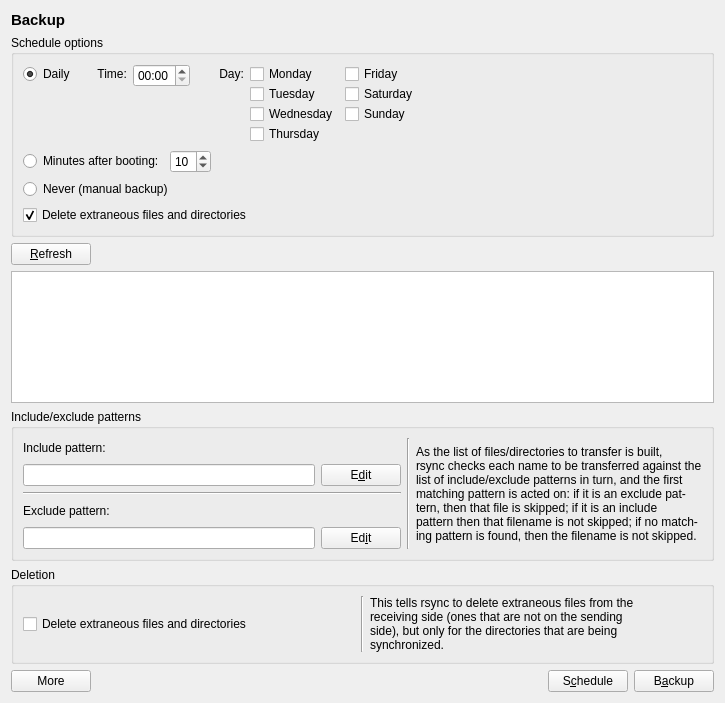
<ui version="4.0" >
 <class>BackupForm</class>
 <widget class="QWidget" name="BackupForm" >
  <property name="geometry" >
   <rect>
    <x>0</x>
    <y>0</y>
    <width>725</width>
    <height>703</height>
   </rect>
  </property>
  <property name="windowTitle" >
   <string>Form</string>
  </property>
  <layout class="QVBoxLayout" >
   <item>
    <layout class="QHBoxLayout" >
     <item>
      <widget class="QLabel" name="labelTitle" >
       <property name="font" >
        <font>
         <pointsize>11</pointsize>
         <weight>75</weight>
         <bold>true</bold>
        </font>
       </property>
       <property name="text" >
        <string>Backup</string>
       </property>
      </widget>
     </item>
     <item>
      <spacer>
       <property name="orientation" >
        <enum>Qt::Horizontal</enum>
       </property>
       <property name="sizeHint" stdset="0" >
        <size>
         <width>0</width>
         <height>0</height>
        </size>
       </property>
      </spacer>
     </item>
    </layout>
   </item>
   <item>
    <widget class="QGroupBox" name="groupBoxSchedule" >
     <property name="enabled" >
      <bool>true</bool>
     </property>
     <property name="title" >
      <string>Schedule options</string>
     </property>
     <layout class="QVBoxLayout" >
      <item>
       <layout class="QGridLayout" >
        <property name="verticalSpacing" >
         <number>0</number>
        </property>
        <item row="0" column="0" >
         <widget class="QRadioButton" name="radioButtonDaily" >
          <property name="text" >
           <string>Daily</string>
          </property>
          <property name="checked" >
           <bool>true</bool>
          </property>
         </widget>
        </item>
        <item row="0" column="1" >
         <widget class="QLabel" name="labelTime" >
          <property name="text" >
           <string>     Time:</string>
          </property>
         </widget>
        </item>
        <item rowspan="2" row="0" column="2" >
         <layout class="QVBoxLayout" >
          <item>
           <widget class="QTimeEdit" name="timeEditTime" >
            <property name="sizePolicy" >
             <sizepolicy vsizetype="Preferred" hsizetype="Minimum" >
              <horstretch>0</horstretch>
              <verstretch>0</verstretch>
             </sizepolicy>
            </property>
            <property name="displayFormat" >
             <string>hh:mm</string>
            </property>
            <property name="time" >
             <time>
              <hour>0</hour>
              <minute>0</minute>
              <second>0</second>
             </time>
            </property>
           </widget>
          </item>
          <item>
           <spacer name="verticalSpacer" >
            <property name="orientation" >
             <enum>Qt::Vertical</enum>
            </property>
            <property name="sizeHint" stdset="0" >
             <size>
              <width>40</width>
              <height>20</height>
             </size>
            </property>
           </spacer>
          </item>
         </layout>
        </item>
        <item row="0" column="3" >
         <widget class="QLabel" name="labelDate" >
          <property name="text" >
           <string>       Day:</string>
          </property>
         </widget>
        </item>
        <item row="0" column="4" >
         <widget class="QCheckBox" name="checkBoxMonday" >
          <property name="text" >
           <string>Monday</string>
          </property>
         </widget>
        </item>
        <item row="1" column="4" >
         <widget class="QCheckBox" name="checkBoxTuesday" >
          <property name="text" >
           <string>Tuesday</string>
          </property>
         </widget>
        </item>
        <item row="2" column="4" >
         <widget class="QCheckBox" name="checkBoxWednesday" >
          <property name="text" >
           <string>Wednesday</string>
          </property>
         </widget>
        </item>
        <item row="3" column="4" >
         <widget class="QCheckBox" name="checkBoxThursday" >
          <property name="text" >
           <string>Thursday</string>
          </property>
         </widget>
        </item>
        <item row="0" column="5" >
         <widget class="QCheckBox" name="checkBoxFriday" >
          <property name="text" >
           <string>Friday</string>
          </property>
         </widget>
        </item>
        <item row="1" column="5" >
         <widget class="QCheckBox" name="checkBoxSaturday" >
          <property name="text" >
           <string>Saturday</string>
          </property>
         </widget>
        </item>
        <item row="2" column="5" >
         <widget class="QCheckBox" name="checkBoxSunday" >
          <property name="text" >
           <string>Sunday</string>
          </property>
         </widget>
        </item>
        <item row="0" column="6" >
         <spacer name="horizontalSpacer" >
          <property name="orientation" >
           <enum>Qt::Horizontal</enum>
          </property>
          <property name="sizeHint" stdset="0" >
           <size>
            <width>40</width>
            <height>20</height>
           </size>
          </property>
         </spacer>
        </item>
       </layout>
      </item>
      <item>
       <layout class="QHBoxLayout" >
        <item>
         <widget class="QRadioButton" name="radioButtonMinutesAfterBooting" >
          <property name="enabled" >
           <bool>true</bool>
          </property>
          <property name="text" >
           <string>Minutes after booting:</string>
          </property>
         </widget>
        </item>
        <item>
         <widget class="QSpinBox" name="spinBoxMinutesAfterBooting" >
          <property name="value" >
           <number>10</number>
          </property>
         </widget>
        </item>
        <item>
         <spacer name="horizontalSpacer_2" >
          <property name="orientation" >
           <enum>Qt::Horizontal</enum>
          </property>
          <property name="sizeHint" stdset="0" >
           <size>
            <width>40</width>
            <height>20</height>
           </size>
          </property>
         </spacer>
        </item>
       </layout>
      </item>
      <item>
       <widget class="QRadioButton" name="radioButtonNoSchedule" >
        <property name="text" >
         <string>Never (manual backup)</string>
        </property>
       </widget>
      </item>
      <item>
       <widget class="QCheckBox" name="checkBoxDeleteExtraneous" >
        <property name="text" >
         <string>Delete extraneous files and directories</string>
        </property>
        <property name="checked" >
         <bool>true</bool>
        </property>
       </widget>
      </item>
     </layout>
    </widget>
   </item>
   <item>
    <layout class="QGridLayout" >
     <item row="0" column="0" colspan="2" >
      <widget class="QPushButton" name="btnRefresh" >
       <property name="text" >
        <string>&amp;Refresh</string>
       </property>
      </widget>
     </item>
     <item row="0" column="2" colspan="3" >
      <spacer>
       <property name="orientation" >
        <enum>Qt::Horizontal</enum>
       </property>
       <property name="sizeHint" stdset="0" >
        <size>
         <width>611</width>
         <height>20</height>
        </size>
       </property>
      </spacer>
     </item>
     <item row="1" column="0" colspan="5" >
      <widget class="QTreeView" name="treeView" />
     </item>
     <item row="2" column="0" colspan="5" >
      <widget class="QGroupBox" name="groupBoxPatterns" >
       <property name="title" >
        <string>Include/exclude patterns</string>
       </property>
       <layout class="QGridLayout" >
        <item row="0" column="0" >
         <widget class="QLabel" name="labelIncludePattern" >
          <property name="text" >
           <string>Include pattern:</string>
          </property>
         </widget>
        </item>
        <item row="0" column="1" colspan="2" >
         <spacer>
          <property name="orientation" >
           <enum>Qt::Horizontal</enum>
          </property>
          <property name="sizeHint" stdset="0" >
           <size>
            <width>231</width>
            <height>20</height>
           </size>
          </property>
         </spacer>
        </item>
        <item rowspan="5" row="0" column="3" >
         <widget class="Line" name="line" >
          <property name="orientation" >
           <enum>Qt::Vertical</enum>
          </property>
         </widget>
        </item>
        <item rowspan="5" row="0" column="4" >
         <widget class="QLabel" name="label" >
          <property name="text" >
           <string>As the list of files/directories to transfer is built,&#xd;
rsync checks each name to be transferred against the&#xd;
list of include/exclude patterns in turn, and the first&#xd;
matching pattern is acted on: if it is an exclude pat-&#xd;
tern, then that file is skipped; if it is an include&#xd;
pattern then that filename is not skipped; if no match-&#xd;
ing pattern is found, then the filename is not skipped.</string>
          </property>
         </widget>
        </item>
        <item row="1" column="0" colspan="2" >
         <widget class="QLineEdit" name="lineEditIncludePattern" >
          <property name="enabled" >
           <bool>true</bool>
          </property>
          <property name="text" >
           <string/>
          </property>
          <property name="readOnly" >
           <bool>true</bool>
          </property>
         </widget>
        </item>
        <item row="1" column="2" >
         <widget class="QPushButton" name="btnEditInclude" >
          <property name="sizePolicy" >
           <sizepolicy vsizetype="Fixed" hsizetype="Fixed" >
            <horstretch>0</horstretch>
            <verstretch>0</verstretch>
           </sizepolicy>
          </property>
          <property name="text" >
           <string>E&amp;dit</string>
          </property>
         </widget>
        </item>
        <item row="2" column="0" colspan="3" >
         <widget class="Line" name="line_3" >
          <property name="orientation" >
           <enum>Qt::Horizontal</enum>
          </property>
         </widget>
        </item>
        <item row="3" column="0" >
         <widget class="QLabel" name="labelExcludePattern" >
          <property name="text" >
           <string>Exclude pattern:</string>
          </property>
         </widget>
        </item>
        <item row="3" column="1" colspan="2" >
         <spacer>
          <property name="orientation" >
           <enum>Qt::Horizontal</enum>
          </property>
          <property name="sizeHint" stdset="0" >
           <size>
            <width>231</width>
            <height>20</height>
           </size>
          </property>
         </spacer>
        </item>
        <item row="4" column="0" colspan="2" >
         <widget class="QLineEdit" name="lineEditExcludePattern" >
          <property name="enabled" >
           <bool>true</bool>
          </property>
          <property name="readOnly" >
           <bool>true</bool>
          </property>
         </widget>
        </item>
        <item row="4" column="2" >
         <widget class="QPushButton" name="btnEditExclude" >
          <property name="sizePolicy" >
           <sizepolicy vsizetype="Fixed" hsizetype="Fixed" >
            <horstretch>0</horstretch>
            <verstretch>0</verstretch>
           </sizepolicy>
          </property>
          <property name="text" >
           <string>Ed&amp;it</string>
          </property>
         </widget>
        </item>
       </layout>
      </widget>
     </item>
     <item row="3" column="0" colspan="5" >
      <widget class="QGroupBox" name="groupBoxDeletion" >
       <property name="title" >
        <string>Deletion</string>
       </property>
       <layout class="QGridLayout" >
        <item row="0" column="0" >
         <widget class="QCheckBox" name="checkBoxDeleteExtraneous" >
          <property name="text" >
           <string>Delete extraneous files and directories</string>
          </property>
         </widget>
        </item>
        <item row="0" column="1" >
         <widget class="Line" name="line_2" >
          <property name="orientation" >
           <enum>Qt::Vertical</enum>
          </property>
         </widget>
        </item>
        <item row="0" column="2" >
         <widget class="QLabel" name="label_2" >
          <property name="text" >
           <string>This tells rsync to delete extraneous files from the&#xd;
receiving side (ones that are not on the sending&#xd;
side), but only for the directories that are being&#xd;
synchronized.</string>
          </property>
         </widget>
        </item>
       </layout>
      </widget>
     </item>
     <item row="4" column="0" colspan="2" >
      <widget class="QPushButton" name="btnDetails" >
       <property name="text" >
        <string>More</string>
       </property>
       <property name="checked" >
        <bool>false</bool>
       </property>
      </widget>
     </item>
     <item row="4" column="2" >
      <spacer>
       <property name="orientation" >
        <enum>Qt::Horizontal</enum>
       </property>
       <property name="sizeHint" stdset="0" >
        <size>
         <width>421</width>
         <height>20</height>
        </size>
       </property>
      </spacer>
     </item>
     <item row="4" column="3" >
      <widget class="QPushButton" name="btnSchedule" >
       <property name="text" >
        <string>S&amp;chedule</string>
       </property>
      </widget>
     </item>
     <item row="4" column="4" >
      <widget class="QPushButton" name="btnBackup" >
       <property name="text" >
        <string>B&amp;ackup</string>
       </property>
      </widget>
     </item>
    </layout>
   </item>
  </layout>
 </widget>
 <tabstops>
  <tabstop>treeView</tabstop>
  <tabstop>lineEditIncludePattern</tabstop>
  <tabstop>lineEditExcludePattern</tabstop>
  <tabstop>btnSchedule</tabstop>
 </tabstops>
 <resources/>
 <connections/>
</ui>
